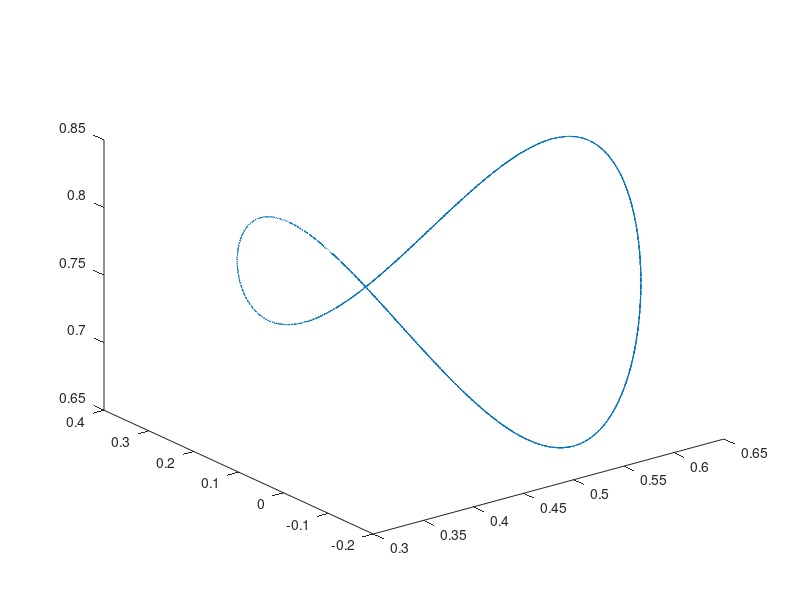

The MATLAB source for this figure: (Note: this script raises an error after producing the figure.)
function CF3b_Main_3D()



%% Initialization

clear
close all
home
rand('twister', sum(100*clock));

%% create a active sample motion with 3 active joints as initial input of optimization
home
% clear
clc
% envirment
g=9.81*1;
% parameters of robot
LL1=.20;
LL2=.56;
LL3=.51;
LL4=.20;
m_total=51;
mL1=1.1*LL1/(1.1*.4+1*LL2+.9*LL3+.8*LL4)*m_total;
mL2=1.0*LL2/(1.1*.4+1*LL2+.9*LL3+.8*LL4)*m_total;
mL3=0.9*LL3/(1.1*.4+1*LL2+.9*LL3+.8*LL4)*m_total;
mL4=0.8*LL4/(1.1*.4+1*LL2+.9*LL3+.8*LL4)*m_total;

% EF motion
A=.3;
 
% 3D Ellipose motion
f=0.5;
Tres=0.001;
Repeat=10;
time=0:Tres:Repeat/f;
Middle1=ceil((Repeat-2) *length(time)/Repeat);
Middle2=ceil((Repeat-1)*length(time)/Repeat);
xef= A/2*sin(2*pi*f*time)+.5;
yef= A*cos(2*pi*f*time)+.1;
zef=-A/4*cos(4*pi*f*time)+.75;

Dxef= (2*pi*f)*A/2*cos(2*pi*f*time);
Dyef=-(2*pi*f)*A*sin(2*pi*f*time);
Dzef= (4*pi*f)*A/4*sin(4*pi*f*time);

D2xef=-(2*pi*f)^2*A/2*sin(2*pi*f*time);
D2yef=-(2*pi*f)^2*A*cos(2*pi*f*time);
D2zef= (4*pi*f)^2*A/4*cos(2*pi*f*time);

q1=deg2rad(0);
q2=deg2rad(0);
q3=deg2rad(90);
q4=deg2rad(90);


plot3(xef,yef,zef)

pos=[xef;yef;zef];
Dpos=[Dxef;Dyef;Dzef];
D2pos=[D2xef;D2yef;D2zef];


% Joint Trajectories

for tt=1:length(time)-1
%     tt
    lPos=FK_RzRyRyRy_3D(q1(tt),q2(tt),q3(tt),q4(tt),LL1,LL2,LL3,LL4);

    cPos=pos(:,tt);
    dx=cPos-lPos;

    JJ=JACOBIAN_RzRyRyRy_3D(q1(tt),q2(tt),q3(tt),q4(tt),LL1,LL2,LL3,LL4);

    dq=JJ'*(JJ*JJ')^-1*dx;

    q1(tt+1)=q1(tt)+dq(1);
    q2(tt+1)=q2(tt)+dq(2);
    q3(tt+1)=q3(tt)+dq(3);
    q4(tt+1)=q4(tt)+dq(4);
    
end

for tt=1:length(time)-1
    rPosVal(:,tt)=FK_RzRyRyRy_3D(q1(tt),q2(tt),q3(tt),q4(tt),LL1,LL2,LL3,LL4);

end
    
% Required torque for desired path
q=[q1;q2;q3;q4];
Dq=differential(q,time,Tres);
D2q=differential(Dq,time,Tres);
torqueDesire=TorqueCalculator_4R_3D(D2q,Dq,q,g,mL1,mL2,mL3,mL4,LL1,LL2,LL3,LL4);
%%
% show    
% close all
figure('name','Path (3DoF)')
    plot3(xef(Middle1:Middle2),yef(Middle1:Middle2),zef(Middle1:Middle2),'linewidth',2.5,'linestyle','-','color','g')
    hold on 
    plot3(rPosVal(1,Middle1:Middle2),rPosVal(2,Middle1:Middle2),rPosVal(3,Middle1:Middle2),'linewidth',2,'linestyle','-.','color','b')
    legend('Desired','Static Path Planing')
    hold off
    axis equal

figure('name','Joint Trajectories')
    subplot(4,1,1)
    plot(time(Middle1:Middle2),q1(Middle1:Middle2))
    grid on
    subplot(4,1,2)
    plot(time(Middle1:Middle2),q2(Middle1:Middle2))
    grid on
    subplot(4,1,3)
    plot(time(Middle1:Middle2),q3(Middle1:Middle2))
    grid on
    subplot(4,1,4)
    plot(time(Middle1:Middle2),q4(Middle1:Middle2))
    grid on
    

figure('name','Desired Power vs Time')
%     subplot(3,1,1)
%     plot(time(Middle1:Middle2),torqueDesire(1,Middle1:Middle2).*Dq(1,Middle1:Middle2))
%     grid on
%     subplot(3,1,2)
%     plot(time(Middle1:Middle2),torqueDesire(2,Middle1:Middle2).*Dq(2,Middle1:Middle2))
%     grid on
%     subplot(3,1,3)
%     plot(time(Middle1:Middle2),torqueDesire(3,Middle1:Middle2).*Dq(3,Middle1:Middle2))
%     grid on
    plot(time(Middle1:Middle2),torqueDesire(:,Middle1:Middle2).*Dq(:,Middle1:Middle2),'linewidth',2)
    set(gca,'fontsize',12,'FontWeight','bold')
    legend('p_1','p_2','p_3','p_4')
    xlabel('time (s)','fontsize',14,'FontWeight','bold')
    ylabel('power','fontsize',14,'FontWeight','bold')
    grid on
    
    
figure('name','Desired Torque vs Time')
    plot(time(Middle1:Middle2),torqueDesire(:,Middle1:Middle2),'linewidth',2)
    set(gca,'fontsize',12,'FontWeight','bold')
    legend('u_1','u_2','u_3','u_4')
    xlabel('time (s)','fontsize',14,'FontWeight','bold')
    ylabel('u','fontsize',14,'FontWeight','bold')
    grid on
    


figure('name','Desired Torque vs Angle')
    subplot(1,4,1)
    plot(rad2deg(q1(Middle1:Middle2)),torqueDesire(1,Middle1:Middle2),...
        'Color',[0.87058824300766 0.490196079015732 0],'linewidth',2)
    title('Initial Required Torque-Angle Profile','FontSize',16);
    xlabel('q_1 (deg)','FontWeight','bold','FontSize',14,'FontName','mwa_cmb10');
    ylabel('u_1 (N.m)','FontWeight','bold','FontSize',14,'FontName','mwa_cmb10');
    set(gca,'YMinorGrid','on')
    grid on
    
    subplot(1,4,2)
    plot(rad2deg(InRangeShifter(q2(Middle1:Middle2))),torqueDesire(2,Middle1:Middle2),...
            'Color',[0.87058824300766 0.490196079015732 0],'linewidth',2)
    xlabel('q_2 (deg)','FontWeight','bold','FontSize',14,'FontName','mwa_cmb10');
    ylabel('u_2 (N.m)','FontWeight','bold','FontSize',14,'FontName','mwa_cmb10');
    set(gca,'YMinorGrid','on')
    grid on
    
    subplot(1,4,3)
    plot(( rad2deg(InRangeShifter(q3(Middle1:Middle2)))),torqueDesire(3,Middle1:Middle2),...
        'Color',[0.87058824300766 0.490196079015732 0],'linewidth',2)
    xlabel('q_3 (deg)','FontWeight','bold','FontSize',14,'FontName','mwa_cmb10');
    ylabel('u_3 (N.m)','FontWeight','bold','FontSize',14,'FontName','mwa_cmb10');
    set(gca,'YMinorGrid','on')
    grid on
    
    subplot(1,4,4)
    plot(( rad2deg(InRangeShifter(q4(Middle1:Middle2)))),torqueDesire(4,Middle1:Middle2),...
        'Color',[0.87058824300766 0.490196079015732 0],'linewidth',2)
    xlabel('q_3 (deg)','FontWeight','bold','FontSize',14,'FontName','mwa_cmb10');
    ylabel('u_3 (N.m)','FontWeight','bold','FontSize',14,'FontName','mwa_cmb10');
    set(gca,'YMinorGrid','on')
    grid on
    
Y=[q1(Middle1:end)',q2(Middle1:end)',q3(Middle1:end)' , q4(Middle1:end)' ];
AnimBot4DOF_4R_3D(time(Middle1:end),Y,LL1,LL2,LL3,LL4);

IntAbsUdqDesire=sum(sum(abs(torqueDesire(:,Middle1:Middle2).*Dq(:,Middle1:Middle2)),2))*Tres
IntAbsUdqDesire=sum(sum((torqueDesire(:,Middle1:Middle2).*torqueDesire(:,Middle1:Middle2)),2))*Tres

%%  Generate Initial value for Optimization
% close all

tic
% DoF system
nn=4; % number of joints
% DoF of Optimization 
rQ=20; % Degree of joint trajectory
rM=4; % Degree of passive torque
rB=2;
% WeightMatrix
Weight=[1 3 2 1]';
Weight=Weight*1;
SampleRate=100;

% Landa for [DQ  D2q ]
Landa=[1e-2 1e-2 1e-2 1e-2]*20;   % [landa_1* Beta'*Beta    Landa_2*(D2Q*Beta)'*(D2Q*Beta)
                           %  landa_3* Theta'*Theta  Landa_4*(D2Qhat*Theta)'*(D2Qhat*Theta) ]          
%  Landa=[1e-6 1e-7 1e-6 1e-7]*1; % for linear


Time=time(Middle1:Middle2)-time(Middle1);
Q1=q1(Middle1:Middle2);
Q2=q2(Middle1:Middle2);
Q3=q3(Middle1:Middle2);
Q4=q4(Middle1:Middle2);
 
QJ=[Q1;Q2;Q3;Q4];

Qhat1=zeros(size(Q1));
Qhat2=Q2+Q3;
Qhat3=Q3+Q4;
QhatJ=[Qhat1;Qhat2;Qhat3];

XEF=xef(Middle1:Middle2);
YEF=yef(Middle1:Middle2);
ZEF=zef(Middle1:Middle2);
DXEF=Dxef(Middle1:Middle2);
DYEF=Dyef(Middle1:Middle2);
DZEF=Dzef(Middle1:Middle2);
D2XEF=D2xef(Middle1:Middle2);
D2YEF=D2yef(Middle1:Middle2);
D2ZEF=D2zef(Middle1:Middle2);
TorqueDesQ1=torqueDesire(1,Middle1:Middle2);
TorqueDesQ2=torqueDesire(2,Middle1:Middle2);
TorqueDesQ3=torqueDesire(3,Middle1:Middle2);
TorqueDesQ4=torqueDesire(4,Middle1:Middle2);
TorqueDesire=[TorqueDesQ1;TorqueDesQ2;TorqueDesQ3;TorqueDesQ4];


[Alpha_Q1,BezireCoef_q1]= BezierCoeffinet(Time,Q1,rQ);
[Alpha_Q2,BezireCoef_q2]= BezierCoeffinet(Time,Q2,rQ);
[Alpha_Q3,BezireCoef_q3]= BezierCoeffinet(Time,Q3,rQ);
[Alpha_Q4,BezireCoef_q4]= BezierCoeffinet(Time,Q4,rQ);

Q1val=polyval(Alpha_Q1,Time);
Q2val=polyval(Alpha_Q2,Time);
Q3val=polyval(Alpha_Q3,Time);
Q4val=polyval(Alpha_Q4,Time);
QVal=[Q1val;Q2val;Q3val;Q4val];


RPosVal=FK_RzRyRyRy_3D(Q1val,Q2val,Q3val,Q4val,LL1,LL2,LL3,LL4);

    
[BetaOptimal,ThetaOptimal,CostActuation,CostD2Q,CostParaReg,TorqueMonoOptimal,TorqueBicepsOptimal]= ...
            OptimalParam_4R_3D(QJ,QhatJ,TorqueDesire,nn,rM,rB,Landa,Weight,SampleRate);

CostRequired=0;
 for i=1:nn
    CostRequired=CostRequired + ...
          Weight(i)*( 1/2*(TorqueDesire(i,:)')'*TorqueDesire(i,:)');
 end
CostRequired*Tres;
           
        
Cost=(CostActuation+ Landa(1:2:4)*CostParaReg+Landa(2:2:4)*CostD2Q)*Tres;
ActCost=(CostActuation)*Tres;


TorqueActive=TorqueDesire-TorqueMonoOptimal-[TorqueBicepsOptimal;zeros(size(Q1))]-[zeros(size(Q1));TorqueBicepsOptimal];
WorkActuator    =sum(sum(abs(TorqueActive.*Dq(:,Middle1:Middle2)),2))*Tres;
WorkDesire      =sum(sum(abs(TorqueDesire.*Dq(:,Middle1:Middle2)),2))*Tres;
Title=sprintf('%11s  %14s  %15s %15s'  ,   'Cost','Act. Cost','Req. Work','Act. Work');
Result=sprintf('% 11.2f  % 11.2f  % 15.2f % 15.2f'  ,   Cost,ActCost,WorkDesire,WorkActuator);
disp('-------------------------------------------------------')
disp(Title)
disp(Result)


figure('name','Path (3DoF)')
    plot3(XEF,YEF,ZEF,'linewidth',2.5,'linestyle','-','color','g')
    hold on 
    plot3(RPosVal(1,:),RPosVal(2,:),RPosVal(3,:),'linewidth',2,'linestyle','-.','color','b')
    legend('Desired','Static Path Planing')
    hold off
    axis equal

figure('name','Passive Torques')
    subplot(4,3,1)
    plot(Q1,TorqueDesQ1,'linewidth',2,'linestyle','-','color','b')
    hold on
    plot(Q1,TorqueMonoOptimal(1,:),'linewidth',2,'linestyle','-.','color','r')
    hold off
    grid on
    xlabel('q_1')
    ylabel('u_r_1')
%     legend('Desired Torque','PassiveTorque')
    subplot(4,3,2)
    plot(Q1,TorqueActive(1,:),'linewidth',2)
    grid on
    xlabel('q_1')
    ylabel('u_a_1')
    title('Active Torque')
    
    subplot(4,3,4)
    plot(Q2,TorqueDesQ2-TorqueBicepsOptimal(1,:)-TorqueBicepsOptimal(2,:),'linewidth',2,'linestyle','-','color','b')
    hold on
    plot(Q2,TorqueMonoOptimal(2,:),'linewidth',2,'linestyle','-.','color','r')
    hold off
    grid on
    xlabel('q_2')
    ylabel('u_r_2-u_b_2')
%     legend('Desired Torque','PassiveTorque')
    subplot(4,3,5)
    plot(Q2,TorqueActive(2,:),'linewidth',2)
    grid on
    xlabel('q_2')
    ylabel('u_a_2')
    title('Active Torque')
    
    subplot(4,3,7)
    plot(Q3,TorqueDesQ3-TorqueBicepsOptimal(2,:)-TorqueBicepsOptimal(3,:),'linewidth',2,'linestyle','-','color','b')
    hold on
    plot(Q3,TorqueMonoOptimal(3,:),'linewidth',2,'linestyle','-.','color','r')
    hold off
    grid on
    xlabel('q_3')
    ylabel('u_r_3-u_b_2-u_b_3')
%     legend('Desired Torque','PassiveTorque')
    subplot(4,3,8)
    plot(Q3,TorqueActive(3,:),'linewidth',2)
    grid on
    xlabel('q_3')
    ylabel('u_a_3')
    title('Active Torque')
    
    subplot(4,3,10)
    plot(Q4,TorqueDesQ4-TorqueBicepsOptimal(3,:),'linewidth',2,'linestyle','-','color','b')
    hold on
    plot(Q4,TorqueMonoOptimal(4,:),'linewidth',2,'linestyle','-.','color','r')
    hold off
    grid on
    xlabel('q_4')
    ylabel('u_r_4-u_b_3')
%     legend('Desired Torque','PassiveTorque')
    subplot(4,3,11)
    plot(Q4,TorqueActive(4,:),'linewidth',2)
    grid on
    xlabel('q_4')
    ylabel('u_a_4')
    title('Active Torque')
    
    subplot(4,3,6)
    plot(Qhat2,TorqueDesQ2+TorqueDesQ3-TorqueMonoOptimal(2,:)-TorqueMonoOptimal(3,:)-TorqueBicepsOptimal(3,:),'linewidth',2,'linestyle','-','color','b')
    hold on
    plot(Qhat2,2*TorqueBicepsOptimal(2,:),'linewidth',2,'linestyle','-.','color','r')
    hold off
    grid on
    xlabel('q_2+q_3')
    ylabel('u_r_2+u_r_3-u_m_2-u_m_3-u_b_3')
%     legend('Desired Torque','PassiveTorque')

    subplot(4,3,12)
    plot(Qhat3,TorqueDesQ3+TorqueDesQ4-TorqueMonoOptimal(3,:)-TorqueMonoOptimal(4,:)-TorqueBicepsOptimal(2,:),'linewidth',2,'linestyle','-','color','b')
    hold on
    plot(Qhat3,2*TorqueBicepsOptimal(3,:),'linewidth',2,'linestyle','-.','color','r')
    hold off
    grid on
    xlabel('q_3+q_4')
    ylabel('u_r_3+u_r_4-u_m_3-u_m_4-u_b_2')

    
figure('name','Compare Torques')
    subplot(4,1,1)
    plot(Q1,TorqueDesQ1,'linewidth',2,'linestyle','-','color','b')
    xlabel('q_1')
    ylabel('u_1')
    hold on
    plot(Q1,TorqueActive(1,:),'linewidth',2,'linestyle','-','color','r')
    hold off
    grid on
    subplot(4,1,2)
    plot(Q2,TorqueDesQ2,'linewidth',2,'linestyle','-','color','b')
    xlabel('q_2')
    ylabel('u_2')
    hold on
    plot(Q2,TorqueActive(2,:),'linewidth',2,'linestyle','-','color','r')
    hold off
    grid on
    subplot(4,1,3)
    plot(Q3,TorqueDesQ3,'linewidth',2,'linestyle','-','color','b')
    xlabel('q_3')
    ylabel('u_3')
    hold on
    plot(Q3,TorqueActive(3,:),'linewidth',2,'linestyle','-','color','r')
    hold off
    grid on
    subplot(4,1,4)
    plot(Q4,TorqueDesQ4,'linewidth',2,'linestyle','-','color','b')
    xlabel('q_4')
    ylabel('u_4')
    hold on
    plot(Q4,TorqueActive(4,:),'linewidth',2,'linestyle','-','color','r')
    hold off
    grid on
    
    

    
figure('name','Time Torques')
    subplot(4,1,1)
    plot(Time,TorqueDesQ1,'linewidth',2,'linestyle','-','color','b')
    hold on
    plot(Time,TorqueMonoOptimal(1,:),'linewidth',2,'linestyle','-.','color','g')
    plot(Time,TorqueActive(1,:),'linewidth',2,'linestyle','-','color','r')
    hold off
    grid on
    set(gca,'FontWeight','bold','FontSize',12,'FontName','mwa_cmb10');
    ylabel('u_1 (N.m)','FontWeight','bold','FontSize',14,'FontName','mwa_cmb10');
    Llg=legend('u_r_1','u_m_1','u_a_1');
    set(Llg,'orientation','horizontal')
    xlim([Time(1) Time(end)])
    subplot(4,1,2)
    plot(Time,TorqueDesQ2,'linewidth',2,'linestyle','-','color','b')
    hold on
    plot(Time,TorqueMonoOptimal(2,:),'linewidth',2,'linestyle','-.','color','g')
    plot(Time,TorqueBicepsOptimal(2,:),'linewidth',2,'linestyle','-.','Color',[0.75 0 0.75])
    plot(Time,TorqueActive(2,:),'linewidth',2,'linestyle','-','color','r')
    hold off
    grid on
    set(gca,'FontWeight','bold','FontSize',12,'FontName','mwa_cmb10');
    ylabel('u_3 (N.m)','FontWeight','bold','FontSize',14,'FontName','mwa_cmb10');
    Llg=legend('u_r_2','u_m_2','u_b_2','u_a_2');
    set(Llg,'orientation','horizontal')
    xlim([Time(1) Time(end)])
    subplot(4,1,3)
    plot(Time,TorqueDesQ3,'linewidth',2,'linestyle','-','color','b')
    hold on
    plot(Time,TorqueMonoOptimal(3,:),'linewidth',2,'linestyle','-.','color','g')
    plot(Time,TorqueBicepsOptimal(2,:),'linewidth',2,'linestyle','-.','Color',[0.75 0 0.75])
    plot(Time,TorqueBicepsOptimal(3,:),'linewidth',2,'linestyle','-.','Color',[0.75 .75 0.75])
    plot(Time,TorqueActive(3,:),'linewidth',2,'linestyle','-','color','r')
    hold off
    grid on
    set(gca,'FontWeight','bold','FontSize',12,'FontName','mwa_cmb10');
    ylabel('u_3 (N.m)','FontWeight','bold','FontSize',14,'FontName','mwa_cmb10');
    Llg=legend('u_r_3','u_m_3','u_b_2','u_b_3','u_a_3');
    set(Llg,'orientation','horizontal')
    xlim([Time(1) Time(end)])
    subplot(4,1,4)
    plot(Time,TorqueDesQ4,'linewidth',2,'linestyle','-','color','b')
    hold on
    plot(Time,TorqueMonoOptimal(4,:),'linewidth',2,'linestyle','-.','color','g')
    plot(Time,TorqueBicepsOptimal(3,:),'linewidth',2,'linestyle','-.','Color',[0.75 .75 0.75])
    plot(Time,TorqueActive(4,:),'linewidth',2,'linestyle','-','color','r')
    hold off
    grid on
    set(gca,'FontWeight','bold','FontSize',12,'FontName','mwa_cmb10');
    ylabel('u_4 (N.m)','FontWeight','bold','FontSize',14,'FontName','mwa_cmb10');
    Llg=legend('u_r_4','u_m_4','u_b_3','u_a_4');
    set(Llg,'orientation','horizontal')
    xlim([Time(1) Time(end)])
    
%  toc
 
 

%% Optimization

Degree=[nn rQ rM rB];
Initial=[Alpha_Q1 Alpha_Q2 Alpha_Q3 Alpha_Q4];

QLimit=deg2rad([-300,300;-300,300;-300,300;-300,300]);
DQLimit=deg2rad([-180,180;-180,180;-180,180;-180,180]);
% % 
%  Initial2=Initial;
%  Initial=x;

% WeightMatrix
% Weight=[ 10 1 1]';

% dynamic parameters
tic
MaxFunEvals_Data=5000*(rQ);
MaxIter_Data=1000;
TolFun_Data=1e-9;
TolX_Data=1e-9;
TolCon_Data=1e-7;
Algorithm='sqp';
Algorithm='interior-point';
Rand=5000*1e-6;
NewInit=Initial+Rand*(randn(1,4*(rQ+length(rQ))));

CostFun   = @(Alpha)CF3b_TorqueCost_4R_3D(Alpha,Time,Degree,Tres,Weight,Landa,SampleRate,g,mL1,mL2,mL3,mL4,LL1,LL2,LL3,LL4);
% NonConstr = @(Alpha)CF3b_NonLinearConstraint(Alpha,Time,Tres,Degree,L,XEF,YEF,g,mL1,mL2,mL3,LL1,LL2,LL3);
NonConstr = @(Alpha)CF3b_NonLinearConstraint_WithJointLimit_4R_3D(Alpha,Time,Tres,Degree,XEF,YEF,ZEF,g,mL1,mL2,mL3,mL4,LL1,LL2,LL3,LL4,QLimit,DQLimit,SampleRate);


[x,fval,exitflag,output,lambda,grad,hessian] = ...
    Op_FmisCon_SQP(CostFun,NonConstr,NewInit,MaxFunEvals_Data,MaxIter_Data,TolFun_Data,TolX_Data,TolCon_Data,Algorithm);




%% ShowTime
Degree=[nn rQ rM rB];

[TorqueDesire_X0,TorqueActive_X0,TorqueMonoOptimal_X0,TorqueBicepsOptimal_X0,Q_X0,D1Q_X0,D2Q_X0,BetaOptimal_X0,ThetaOptimal_X0,IntU2_X0,IntUdq_X0,IntAbsUdq_X0,IntAbsUdqDesire_X0,CostSlopeD1Q_X0,CostSlopeD2Q_X0,CostParam_X0,RMSError_X0]=...    
                        ShowTime_4R_3D(Initial,Time,Tres,Degree,Weight,Landa,SampleRate,[],[],[],XEF,YEF,ZEF,mL1,mL2,mL3,mL4,LL1,LL2,LL3,LL4,g,[],'Show','2Cycle','CostCc','Initial');
[TorqueDesire_Opt,TorqueActive_Opt,TorqueMonoOptimal_Opt,TorqueBicepsOptimal_Opt,Q_Opt,D1Q_Opt,D2Q_Opt,BetaOptimal_Opt,ThetaOptimal_Opt,IntU2_Opt,IntUdq_Opt,IntAbsUdq_Opt,IntAbsUdqDesire_Opt,CostSlopeD1Q_Opt,CostSlopeD2Q_Opt,CostParam_Opt,RMSError_Opt]=...
                       ShowTime_4R_3D(Initial      ,Time,Tres,Degree,Weight,Landa,SampleRate,[],[],[],XEF,YEF,ZEF,mL1,mL2,mL3,mL4,LL1,LL2,LL3,LL4,g,[],'DntShow','2Cycle','CostCc','Optimized');
                    

                    
%%
TotalCost_X0  = (IntU2_X0    + Landa(1:2:3)*CostParam_X0 + Landa(2:2:4)*CostSlopeD2Q_X0 )*Tres;
TotalCost_Opt = (IntU2_Opt   + Landa(1:2:3)*CostParam_Opt+ Landa(2:2:4)*CostSlopeD2Q_Opt)*Tres;

IntAbsUdqDesire_X0=sum(sum(abs(TorqueDesire_X0.*D1Q_X0),2))*Tres;
IntAbsUdqDesire_Opt=sum(sum(abs(TorqueDesire_Opt.*D1Q_Opt),2))*Tres;
IntAbsUdqActive_X0=sum(sum(abs(TorqueActive_X0.*D1Q_X0),2))*Tres;
IntAbsUdqActive_Opt=sum(sum(abs(TorqueActive_Opt.*D1Q_Opt),2))*Tres;

DegreeStr=sprintf('\n   rQ:%3d\n   rM:%3d\n   rB:%3d\n   Cost Type:  %s\n   Requlation Type:  %s\n ',rQ,rM,rB, 'Cast Cc','D2Q');
Title=sprintf('%22s  % 11s %11s % 8s % 12s % 15s % 15s'  ,   'IntU2','C.S.(D2)','ParamReg','Total','RMS Err','Req. Work','Actuator Work');
Result_X0 =sprintf('%-11s %11.2e %11.2e %11.2e % 10.2e % 10.2e % 15.2e % 14.2e  ',   'Initial:',  IntU2_X0*Tres, sum(CostSlopeD2Q_X0)*Tres , sum(CostParam_X0)*Tres   , TotalCost_X0 , RMSError_X0, sum(IntAbsUdqDesire_X0), IntAbsUdqActive_X0);
Result_Opt=sprintf('%-11s %11.2e %11.2e %11.2e % 10.2e % 10.2e % 15.2e % 14.2e\n',   'Optimized:',IntU2_Opt*Tres,sum(CostSlopeD2Q_Opt)*Tres, sum(CostParam_Opt)*Tres  , TotalCost_Opt, RMSError_Opt,sum(IntAbsUdqDesire_Opt),IntAbsUdqActive_Opt);
% display(output.message)
disp(DegreeStr)
disp(Title)
disp(Result_X0)
disp(Result_Opt)

TorqueActive=TorqueDesire-TorqueMonoOptimal-[TorqueBicepsOptimal;zeros(size(Q1))]-[zeros(size(Q1));TorqueBicepsOptimal];
IntAbsUdqActive=sum(sum(abs(TorqueActive.*Dq(:,Middle1:Middle2)),2))*Tres;
IntAbsUdqDesire=sum(sum(abs(TorqueDesire.*Dq(:,Middle1:Middle2)),2))*Tres;
IntAbsUdqActive=sum(sum(abs(TorqueActive.*Dq(:,Middle1:Middle2)),2))*Tres;
IntAbsUdqDesire=sum(sum(abs(TorqueDesire.*Dq(:,Middle1:Middle2)),2))*Tres;
% % RmsErrorX0=sqrt(sum(sum((rPosVal(:,Middle1:Middle2)-pos(:,Middle-1:end-1)).^2)*Tres/(time(end)-time(Middle))));
% % MaxErrorX0=max(sqrt(sum((rPosVal(:,Middle1:Middle2)-pos(:,Middle-1:end-1)).^2)));
% disp([RmsErrorX0 MaxErrorX0 ]*100)
disp([IntAbsUdqActive IntAbsUdqDesire ])

% toc


%% Analysis of Robustness

% % Ellipose motion
xefr=A*cos(2*pi*f*time)+0;
yefr=A/2*sin(2*pi*f*time)+1.5;
Dxefr=-(2*pi*f)*A*sin(2*pi*f*time);
Dyefr= (2*pi*f)*A/2*cos(2*pi*f*time);
D2xefr=-(2*pi*f)^2*A*cos(2*pi*f*time);
D2yefr=-(2*pi*f)^2*A/2*sin(2*pi*f*time);
q1r=deg2rad(-60);
q2r=deg2rad(48.031);
q3r=deg2rad(-48.031);

posr=[xefr;yefr];
Dposr=[Dxefr;Dyefr];
D2posr=[D2xefr;D2yefr];


% Joint Trajectories
for tt=1:length(time)-1
    lPosr=L*[cos(q1r(tt))+cos(q1r(tt)+q2r(tt))+cos(q1r(tt)+q2r(tt)+q3r(tt));
            sin(q1r(tt))+sin(q1r(tt)+q2r(tt))+sin(q1r(tt)+q2r(tt)+q3r(tt))];

    cPos=posr(:,tt);
    dx=cPosr-lPosr;

    JJ=L*[-sin(q1r(tt))-sin(q1r(tt)+q2r(tt))-sin(q1r(tt)+q2r(tt)+q3r(tt)), -sin(q1r(tt)+q2r(tt))-sin(q1r(tt)+q2r(tt)+q3r(tt)), -sin(q1r(tt)+q2r(tt)+q3r(tt));
           cos(q1r(tt))+cos(q1r(tt)+q2r(tt))+cos(q1r(tt)+q2r(tt)+q3r(tt)),  cos(q1r(tt)+q2r(tt))+cos(q1r(tt)+q2r(tt)+q3r(tt)),  cos(q1r(tt)+q2r(tt)+q3r(tt))]; 

    dq=JJ'*(JJ*JJ')^-1*dx;
    q1r(tt+1)=q1r(tt)+dq(1);
    q2r(tt+1)=q2r(tt)+dq(2);
    q3r(tt+1)=q3r(tt)+dq(3);
end

rPosValr=L*[cos(q1r)+cos(q1r+q2r)+cos(q1r+q2r+q3r);
            sin(q1r)+sin(q1r+q2r)+sin(q1r+q2r+q3r)];

    
% Required torque for desired path
q=[q1;q2;q3];exit
Dq=differential(q,time,Tres);
D2q=differential(Dq,time,Tres);
torqueDesire=TorqueCalculator3(D2q,Dq,q,g,m,m,m,L,L,L);
%% ?????
% show    
% close all
figure('name','Path (3DoF)')
    plot(xef(Middle1:Middle2),yef(Middle1:Middle2),'linewidth',2.5,'linestyle','-','color','g')
    hold on 
    plot(rPosVal(1,Middle1:Middle2),rPosVal(2,Middle1:Middle2),'linewidth',2,'linestyle','-.','color','b')
    legend('Desired','Static Path Planing')
    hold off
    axis equal

figure('name','Joint Trajectories')
    subplot(3,1,1)
    plot(time(Middle1:Middle2),q1(Middle1:Middle2))
    grid on
    subplot(3,1,2)
    plot(time(Middle1:Middle2),q2(Middle1:Middle2))
    grid on
    subplot(3,1,3)
    plot(time(Middle1:Middle2),q3(Middle1:Middle2))
    grid on
    

figure('name','Desired Power vs Time')
%     subplot(3,1,1)
%     plot(time(Middle1:Middle2),torqueDesire(1,Middle1:Middle2).*Dq(1,Middle1:Middle2))
%     grid on
%     subplot(3,1,2)
%     plot(time(Middle1:Middle2),torqueDesire(2,Middle1:Middle2).*Dq(2,Middle1:Middle2))
%     grid on
%     subplot(3,1,3)
%     plot(time(Middle1:Middle2),torqueDesire(3,Middle1:Middle2).*Dq(3,Middle1:Middle2))
%     grid on
    plot(time(Middle1:Middle2),torqueDesire(:,Middle1:Middle2).*Dq(:,Middle1:Middle2),'linewidth',2)
    set(gca,'fontsize',12,'FontWeight','bold')
    legend('u_1','u_2','u_3')
    xlabel('time (s)','fontsize',14,'FontWeight','bold')
    ylabel('u','fontsize',14,'FontWeight','bold')
    grid on
    
    
figure('name','Desired Torque vs Time')
    plot(time(Middle1:Middle2),torqueDesire(:,Middle1:Middle2))
    legend('u_1','u_2','u_3')
    xlabel('time (s)')
    ylabel('u')
    grid on
    


figure('name','Desired Torque vs Angle')
    subplot(1,3,1)
    plot(rad2deg(q1(Middle1:Middle2)),torqueDesire(1,Middle1:Middle2),...
        'Color',[0.87058824300766 0.490196079015732 0],'linewidth',2)
    title('Initial Required Torque-Angle Profile','FontSize',16);
    xlabel('q_1 (deg)','FontWeight','bold','FontSize',14,'FontName','mwa_cmb10');
    ylabel('u_1 (N.m)','FontWeight','bold','FontSize',14,'FontName','mwa_cmb10');
    set(gca,'YMinorGrid','on')
    grid on
    
    subplot(1,3,2)
    plot(rad2deg(InRangeShifter(q2(Middle1:Middle2))),torqueDesire(2,Middle1:Middle2),...
            'Color',[0.87058824300766 0.490196079015732 0],'linewidth',2)
    xlabel('q_2 (deg)','FontWeight','bold','FontSize',14,'FontName','mwa_cmb10');
    ylabel('u_2 (N.m)','FontWeight','bold','FontSize',14,'FontName','mwa_cmb10');
    set(gca,'YMinorGrid','on')
    grid on
    
    subplot(1,3,3)
    plot(( rad2deg(InRangeShifter(q3(Middle1:Middle2)))),torqueDesire(3,Middle1:Middle2),...
        'Color',[0.87058824300766 0.490196079015732 0],'linewidth',2)
    xlabel('q_3 (deg)','FontWeight','bold','FontSize',14,'FontName','mwa_cmb10');
    ylabel('u_3 (N.m)','FontWeight','bold','FontSize',14,'FontName','mwa_cmb10');
    set(gca,'YMinorGrid','on')
    grid on
    
    
Y=[q1(1:end)',q2(1:end)',q3(1:end)'];
% AnimBot3DOF(time(1:end),Y,L);

IntAbsUdqDesire_Opt=sum(sum(abs(torqueDesire(:,Middle1:Middle2).*Dq(:,Middle1:Middle2)),2))*Tres

%%  Generate Initial value for Optimization ????
% close all

tic
% DoF system
nn=3; % number of joints
% DoF of Optimization 
rQ=8; % Degree of joint trajectory
rM=4; % Degree of passive torque
rB=0;
% WeightMatrix
Weight=[3 2 1]';
Weight=Weight*1;
Sat=[1,1,1];
SampleRate=10;

% Landa for [DQ  D2q ]
SeletcStr={'DQ','D2Q'};
SelectLanda=[0 1];
% Landa=[.1 1e-7 .1 1e-7];   % [landa_1* Beta'*Beta    Landa_2*(D2Q*Beta)'*(D2Q*Beta)
                           %  landa_3* Theta'*Theta  Landa_4*(D2Qhat*Theta)'*(D2Qhat*Theta) ]          
 Landa=[1e-6 1e-7 1e-6 1e-7]*1; % for linear
%% ????

Time=time(Middle1:Middle2)-time(Middle1);
Q1=q1(Middle1:Middle2);
Q2=q2(Middle1:Middle2);
Q3=q3(Middle1:Middle2);
QJ=[Q1;Q2;Q3];

Qhat1=Q1+Q2;
Qhat2=Q2+Q3;
QhatJ=[Qhat1;Qhat2];

% Q_CF1_U2=load('temp2','Q_Opt');
% Q1=Q_Opt(1,:);
% Q2=Q_Opt(2,:);
% Q3=Q_Opt(3,:);
XEF=xef(Middle1:Middle2);
YEF=yef(Middle1:Middle2);
DXEF=Dxef(Middle1:Middle2);
DYEF=Dyef(Middle1:Middle2);
D2XEF=D2xef(Middle1:Middle2);
D2YEF=D2yef(Middle1:Middle2);
TorqueDesQ1=torqueDesire(1,Middle1:Middle2);
TorqueDesQ2=torqueDesire(2,Middle1:Middle2);
TorqueDesQ3=torqueDesire(3,Middle1:Middle2);
TorqueDesire=[TorqueDesQ1;TorqueDesQ2;TorqueDesQ3];


[Alpha_Q1,BezireCoef_q1]= BezierCoeffinet(Time,Q1,rQ);
[Alpha_Q2,BezireCoef_q2]= BezierCoeffinet(Time,Q2,rQ);
[Alpha_Q3,BezireCoef_q3]= BezierCoeffinet(Time,Q3,rQ);

Q1val=polyval(Alpha_Q1,Time);
Q2val=polyval(Alpha_Q2,Time);
Q3val=polyval(Alpha_Q3,Time);
QVal=[Q1val;Q2val;Q3val];


RPosVal=L*[cos(Q1val)+cos(Q1val+Q2val)+cos(Q1val+Q2val+Q3val);
        sin(Q1val)+sin(Q1val+Q2val)+sin(Q1val+Q2val+Q3val)];

    
[BetaOptimal,ThetaOptimal,CostActuation,CostD2Q,CostParaReg,TorqueMonoOptimal,TorqueBicepsOptimal]= ...
            OptimalParam(QJ,QhatJ,TorqueDesire,nn,rM,rB,Landa,Weight,SampleRate);

CostRequired=0;
 for i=1:nn
    CostRequired=CostRequired + ...
          Weight(i)*( 1/2*(TorqueDesire(i,:)')'*TorqueDesire(i,:)');
 end
CostRequired*Tres;
           
        
Cost=(CostActuation+ Landa(1:2:4)*CostParaReg+Landa(2:2:4)*CostD2Q)*Tres;
ActCost=(CostActuation)*Tres;
% Y=[Q1(1:end)',Q2(1:end)',Q3(1:end)'];
% AnimBot3DOF(Time,Y,L);


TorqueActive=TorqueDesire-TorqueMonoOptimal-[TorqueBicepsOptimal;zeros(size(Q1))]-[zeros(size(Q1));TorqueBicepsOptimal];
WorkActuator    =sum(sum(abs(TorqueActive.*Dq(:,Middle1:Middle2)),2))*Tres;
WorkDesire      =sum(sum(abs(TorqueDesire.*Dq(:,Middle1:Middle2)),2))*Tres;
Title=sprintf('%11s  %14s  %15s %15s'  ,   'Cost','Act. Cost','Req. Work','Act. Work');
Result=sprintf('% 11.2f  % 11.2f  % 15.2f % 15.2f'  ,   Cost,ActCost,WorkDesire,WorkActuator);
disp('-------------------------------------------------------')
disp(Title)
disp(Result)


figure('name','Path (3DoF)')
    plot(XEF,YEF,'linewidth',2.5,'linestyle','-','color','g')
    hold on 
    plot(RPosVal(1,:),RPosVal(2,:),'linewidth',2,'linestyle','-.','color','b')
    legend('Desired','Static Path Planing')
    hold off
    axis equal

figure('name','Passive Torques')
    subplot(3,3,1)
    plot(Q1,TorqueDesQ1-TorqueBicepsOptimal(1,:),'linewidth',2,'linestyle','-','color','b')
    hold on
    plot(Q1,TorqueMonoOptimal(1,:),'linewidth',2,'linestyle','-.','color','r')
    hold off
    grid on
    xlabel('q_1')
    ylabel('u_r_1-u_b_1')
%     legend('Desired Torque','PassiveTorque')
    subplot(3,3,2)
    plot(Q1,TorqueActive(1,:),'linewidth',2)
    grid on
    xlabel('q_1')
    ylabel('u_a_1')
    title('Active Torque')
    
    subplot(3,3,4)
    plot(Q2,TorqueDesQ2-TorqueBicepsOptimal(1,:)-TorqueBicepsOptimal(2,:),'linewidth',2,'linestyle','-','color','b')
    hold on
    plot(Q2,TorqueMonoOptimal(2,:),'linewidth',2,'linestyle','-.','color','r')
    hold off
    grid on
    xlabel('q_2')
    ylabel('u_r_2-u_b_1-u_b_2')
%     legend('Desired Torque','PassiveTorque')
    subplot(3,3,5)
    plot(Q2,TorqueActive(2,:),'linewidth',2)
    grid on
    xlabel('q_2')
    ylabel('u_a_2')
    title('Active Torque')
    
    subplot(3,3,7)
    plot(Q3,TorqueDesQ3-TorqueBicepsOptimal(2,:),'linewidth',2,'linestyle','-','color','b')
    hold on
    plot(Q3,TorqueMonoOptimal(3,:),'linewidth',2,'linestyle','-.','color','r')
    hold off
    grid on
    xlabel('q_3')
    ylabel('u_r_3-u_b_2')
%     legend('Desired Torque','PassiveTorque')
    subplot(3,3,8)
    plot(Q3,TorqueActive(3,:),'linewidth',2)
    grid on
    xlabel('q_3')
    ylabel('u_a_3')
    title('Active Torque')
    
    subplot(3,3,3)
    plot(Qhat1,TorqueDesQ1+TorqueDesQ2-TorqueMonoOptimal(1,:)-TorqueMonoOptimal(2,:)-TorqueBicepsOptimal(2,:),'linewidth',2,'linestyle','-','color','b')
    hold on
    plot(Qhat1,2*TorqueBicepsOptimal(1,:),'linewidth',2,'linestyle','-.','color','r')
    hold off
    grid on
    xlabel('q_1+q_2')
    ylabel('u_r_1+u_r_2-u_m_1-u_m_2-u_b_2')
%     legend('Desired Torque','PassiveTorque')

    subplot(3,3,6)
    plot(Qhat2,TorqueDesQ2+TorqueDesQ3-TorqueMonoOptimal(2,:)-TorqueMonoOptimal(3,:)-TorqueBicepsOptimal(1,:),'linewidth',2,'linestyle','-','color','b')
    hold on
    plot(Qhat2,2*TorqueBicepsOptimal(2,:),'linewidth',2,'linestyle','-.','color','r')
    hold off
    grid on
    xlabel('q_2+q_3')
    ylabel('u_r_2+u_r_3-u_m_2-u_m_3-u_b_1')

    
figure('name','Compare Torques')
    subplot(3,1,1)
    plot(Q1,TorqueDesQ1,'linewidth',2,'linestyle','-','color','b')
    xlabel('q_1')
    ylabel('u_1')
    hold on
    plot(Q1,TorqueActive(1,:),'linewidth',2,'linestyle','-','color','r')
    hold off
    grid on
    subplot(3,1,2)
    plot(Q2,TorqueDesQ2,'linewidth',2,'linestyle','-','color','b')
    xlabel('q_2')
    ylabel('u_2')
    hold on
    plot(Q2,TorqueActive(2,:),'linewidth',2,'linestyle','-','color','r')
    hold off
    grid on
    subplot(3,1,3)
    plot(Q3,TorqueDesQ3,'linewidth',2,'linestyle','-','color','b')
    xlabel('q_3')
    ylabel('u_3')
    hold on
    plot(Q3,TorqueActive(3,:),'linewidth',2,'linestyle','-','color','r')
    hold off
    grid on
    
    

    
figure('name','Time Torques')
    subplot(3,1,1)
    plot(Time,TorqueDesQ1,'linewidth',2,'linestyle','-','color','b')
    hold on
    plot(Time,TorqueMonoOptimal(1,:),'linewidth',2,'linestyle','-.','color','g')
    plot(Time,TorqueBicepsOptimal(1,:),'linewidth',2,'linestyle','-.','Color',[0.75 0 0.75])
    plot(Time,TorqueActive(1,:),'linewidth',2,'linestyle','-','color','r')
    hold off
    grid on
    set(gca,'FontWeight','bold','FontSize',12,'FontName','mwa_cmb10');
    ylabel('u_1 (N.m)','FontWeight','bold','FontSize',14,'FontName','mwa_cmb10');
    Llg=legend('u_r_1','u_m_1','u_b_1','u_a_1');
    set(Llg,'orientation','horizontal')
    xlim([Time(1) Time(end)])
    subplot(3,1,2)
    plot(Time,TorqueDesQ2,'linewidth',2,'linestyle','-','color','b')
    hold on
    plot(Time,TorqueMonoOptimal(2,:),'linewidth',2,'linestyle','-.','color','g')
    plot(Time,TorqueBicepsOptimal(1,:),'linewidth',2,'linestyle','-.','Color',[0.75 0 0.75])
    plot(Time,TorqueBicepsOptimal(2,:),'linewidth',2,'linestyle','-.','Color',[0.75 .75 0.75])
    plot(Time,TorqueActive(2,:),'linewidth',2,'linestyle','-','color','r')
    hold off
    grid on
    set(gca,'FontWeight','bold','FontSize',12,'FontName','mwa_cmb10');
    ylabel('u_2 (N.m)','FontWeight','bold','FontSize',14,'FontName','mwa_cmb10');
    Llg=legend('u_r_2','u_m_2','u_b_1','u_b_2','u_a_2');
    set(Llg,'orientation','horizontal')
    xlim([Time(1) Time(end)])
    subplot(3,1,3)
    plot(Time,TorqueDesQ3,'linewidth',2,'linestyle','-','color','b')
    hold on
    plot(Time,TorqueMonoOptimal(3,:),'linewidth',2,'linestyle','-.','color','g')
    plot(Time,TorqueBicepsOptimal(2,:),'linewidth',2,'linestyle','-.','Color',[0.75 .75 0.75])
    plot(Time,TorqueActive(3,:),'linewidth',2,'linestyle','-','color','r')
    hold off
    grid on
    set(gca,'FontWeight','bold','FontSize',12,'FontName','mwa_cmb10');
    ylabel('u_2 (N.m)','FontWeight','bold','FontSize',14,'FontName','mwa_cmb10');
    Llg=legend('u_r_3','u_m_3','u_b_2','u_a_3');
    set(Llg,'orientation','horizontal')
    xlim([Time(1) Time(end)])
    
%  toc
 
 

%% Optimization ????

Degree=[nn rQ rM rB];
Initial=[Alpha_Q1 Alpha_Q2 Alpha_Q3];
% % 
%  Initial2=Initial;
%  Initial=x;

% WeightMatrix
% Weight=[ 10 1 1]';

% dynamic parameters
mL1=m;
mL2=m;
mL3=m;
LL1=L;
LL2=L;
LL3=L;

tic
MaxFunEvals_Data=5000*(rQ);
MaxIter_Data=1000;
TolFun_Data=1e-9;
TolX_Data=1e-9;
TolCon_Data=1e-7;
Algorithm='sqp';
Algorithm='interior-point';
Rand=5000*1e-6;
NewInit=Initial+Rand*(randn(1,3*(rQ+length(rQ))));

CostFun   = @(Alpha)CF3b_TorqueCost(Alpha,Time,Degree,Tres,Weight,Landa,SampleRate,g,mL1,mL2,mL3,LL1,LL2,LL3);
NonConstr = @(Alpha)CF3b_NonLinearConstraint(Alpha,Time,Tres,Degree,L,XEF,YEF,g,mL1,mL2,mL3,LL1,LL2,LL3);


[x,fval,exitflag,output,lambda,grad,hessian] = ...
    Op_FmisCon_SQP(CostFun,NonConstr,NewInit,MaxFunEvals_Data,MaxIter_Data,TolFun_Data,TolX_Data,TolCon_Data,Algorithm);



%% Scale and shift profile for schmit model

ThetaS=[];
ThetaStep=[];
tau=[];

for Joint=1:3

    ThetaStep{Joint}=( (max(Q_Opt(Joint, 1: floor(size(Q_Opt,2))))  - min(Q_Opt(Joint, 1: floor(size(Q_Opt,2))))) / (floor(size(Q_Opt,2)/2)));
    thetaS=min(Q_Opt(Joint, 1: floor(size(Q_Opt,2)))) :ThetaStep{Joint}:max(Q_Opt(Joint, 1: floor(size(Q_Opt,2))));
    thetaScale=thetaS-(min(thetaS)+(max(thetaS)-min(thetaS))/2)+pi/2;
    ThetaS{Joint}=thetaScale;
    

    tau{Joint}=polyval(BetaOptimal_Opt((rM+1)*(Joint-1)+1: (Joint)*(rM+1)),thetaS);    
    

    figure('name',['Joint ', num2str( Joint)])
        subplot(2,1,1)
        plot(rad2deg( ThetaS{Joint}),tau{Joint})
        xlabel('ThetaS')
        ylabel('tau')
        grid on

        subplot(2,1,2)
        plot(ThetaS{Joint}(1:end-1),diff(tau{Joint})./diff(ThetaS{Joint}))
        xlabel('ThetaS')
        ylabel('Dtau')
        grid on
        
end

%%
% ParamA={[10000,0.02,.1,.14];
%         [10000,0.02,.1,.14];
%         [10000,0.02,.1,.14]};
ParamA={[10000,0.02,.1,.14];
        [10000,0.02,.1,.14];
        [10000,0.02,.1,.14]};
    
for Joint=1:3
    K=ParamA{Joint}(1);
    R=ParamA{Joint}(2);
    l0=ParamA{Joint}(3);
    l0de=ParamA{Joint}(4);

    run('../../NonLinearSpring/RunMe');
end
%% Ga for find best Param
% 
% k0=2000;
% R0=1;
% q00=1;
% 
% nvars=3;
% lb=[50 5e-2 5e-2];
% PopInitRange=[lb; k0 R0 q00];
% PopulationSize=200;
% InitialPopulation=[k0*rand(PopulationSize,1) R0*rand(PopulationSize,1) q00*rand(PopulationSize,1)];
% 
% ParamA=[];
% for Joint=1:nn
%     disp(['Joint:',num2str(Joint)])
%     CostParam=@(Param)GA_CostParamNonLinearSpring(Param,ThetaStepscale{Joint},ThetaShiftScale{Joint},tauShiftScale{Joint});
% %     CostParam=@(Param)GA_CostParamNonLinearSpring(Param,ThetaStepMain{Joint},ThetaShiftMain{Joint},tauShiftScale{Joint});
% 
%     [ParamA{Joint},fval,exitflag,output,population,score] = ...
%         GA_FminCost(CostParam,nvars,lb,PopInitRange,PopulationSize,InitialPopulation);
%     disp(output.message)
% end
% %%
% % ParamA=[kg+600,Rg-.85,qg0+.25]
% for Joint=1:nn
%     k=ParamA{Joint}(1)*max(tauShiftMain{Joint});
%     R=ParamA{Joint}(2)*2;
%     q0=ParamA{Joint}(3);
% 
%     NonLinearSpring(ThetaStepscale{Joint},ThetaShiftScale{Joint},tauShiftScale{Joint}*max(tauShiftMain{Joint}),k,R,q0,.1,['Joint ',num2str(Joint)])
%     % NonLinearSpring(ThetaStep,ThetaS,tauShift,k,R,q0,.1)
% end
%% Control

InitState=([ Q_Opt(1:3,1)' , D1Q_Opt(1:3,1)', 0 0]);
Pos  =[[XEF   ,XEF(2:end)]   ;[YEF   ,YEF(2:end)]   ];
% DPos =[[DXEF  ,DXEF(2:end)]  ;[DYEF  ,DYEF(2:end)]  ];
% D2Pos=[[D2XEF ,D2XEF(2:end)] ;[D2YEF ,D2YEF(2:end)] ];
Time2=[Time , Time(2:end)+Time(end)];
% TorqueFF=[TorqueDesire_Opt,TorqueDesire_Opt(:,2:end)];
TorqueFF=[TorqueActive_Opt,TorqueActive_Opt(:,2:end)];
Qref=[Q_Opt, Q_Opt(:,2:end)];
DQref=[D1Q_Opt, D1Q_Opt(:,2:end)];
Mid=ceil(length(Time2)/1);

Kp=1*4000;
Kd=1*400;
Kp=1*20000000;
Kd=1*400000;


OdeOpt= odeset('RelTol',1e-4,'AbsTol',1e-4,'maxstep',1e-2,...
               'OutputFcn',@(t,Y,flag)TorqueCalculatorControlBi(t,Y,flag,g,L,m,Qref,DQref,Time2,Kp,Kd,x,rM,rB));
[T,Q_ode] =...
    ode15s(@(t,Y)SirDynBi(t,Y,g,L,m,Qref,DQref,Time2,Kp,Kd,x,rM,0),...
            Time2,InitState,OdeOpt);

QO1=Q_ode(:,1)';
QO2=Q_ode(:,2)';
QO3=Q_ode(:,3)';
RPosODE=L*[cos(QO1)+cos(QO1+QO2)+cos(QO1+QO2+QO3);
        sin(QO1)+sin(QO1+QO2)+sin(QO1+QO2+QO3)];

% EnergyABS_Ode=Q_ode(end,end-1)
% EnergyACT_Ode=Q_ode(end,end)

Torque_Ode=TorqueCalculatorControlBi([],[],'done');
TorqueActive_Ode=Torque_Ode(1:3,:);
TorquePassiveUni_Ode=Torque_Ode(4:6,:);
TorquePassiveBi_Ode=Torque_Ode(7:9,:);

EnergyABS=sum(sum(abs((TorqueActive_Ode+TorquePassiveUni_Ode+TorquePa)'.*Q_ode(:,4:6)),2))*Tres;
EnergyACT=sum(sum(abs(TorqueActive_Ode'.*Q_ode(:,4:6)),2))*Tres;
disp(['Perfect: ',num2str(sum(IntAbsUdqDesire_Opt)*2),'  ,  ',num2str( IntAbsUdqActive_Opt*2)]);
disp(['PID:     ',num2str(EnergyABS),'  ,  ',num2str( EnergyACT)]);
disp(['Initial: ',num2str(sum(IntAbsUdqDesire_X0)*2),'  ,  ',num2str( IntAbsUdqActive_X0*2)]);

%%
figure
    plot(Time2,rad2deg(Qref(1,:)-Q_ode(:,1)'),'linewidth',2,'color','r')
    hold on
    plot(Time2,rad2deg(Qref(2,:)-Q_ode(:,2)'),'linewidth',2,'color','b')
    plot(Time2,rad2deg(Qref(3,:)-Q_ode(:,3)'),'linewidth',2,'color','g')
    set(gca,'fontsize',14,'YMinorGrid','on')    
    grid on
    xlabel('Time (s)','FontWeight','bold','FontSize',14,'FontName','mwa_cmb10')
    ylabel('Tracking Error (deg)','FontWeight','bold','FontSize',14,'FontName','mwa_cmb10')
    Le1=legend('e_1','e_2','e_3');
    set(Le1,'FontSize',12,'Orientation','horizontal')
    



figure
subplot(3,1,1)
    plot(Time2,Qref(1,:),'linewidth',2,'linestyle','--','color','r')
    hold on
    plot(Time2,Q_ode(:,1),'linewidth',2,'linestyle','--','color','b')
    legend('{q_1}^*','q_r')
   
subplot(3,1,2)
    plot(Time2,Qref(2,:))
    hold all
    plot(Time2,Q_ode(:,2))

subplot(3,1,3)
    plot(Time2,Qref(3,:))
    hold all
    plot(Time2,Q_ode(:,3))

figure
plot(Pos(1,:),Pos(2,:),'linewidth',4,'linestyle','-','color','b')
hold on
plot(RPosODE(1,1:Mid),RPosODE(2,1:Mid),'linewidth',3,'linestyle','--','color','r')
plot(RPosODE(1,Mid:end),RPosODE(2,Mid:end),'linewidth',2,'linestyle','--','color','g')
xlabel('x')
ylabel('y')
hold off
% axis equal
legend('Desired','dynamic path planing')

figure
subplot(3,1,1)
    plot(Time2,TorqueFF(1,:),'linewidth',2,'linestyle','--','color','r')
    hold on
    plot(Time2,TorqueActive_Ode(1,:),'linewidth',2,'linestyle','-','color','b')
    grid on
    set(gca,'fontsize',14,'YMinorGrid','on')
    LL1=legend('Ideal Controller','PD Controller');
    set(LL1,'FontSize',12,'Orientation','horizontal')
    ylabel('{ua}_1 (N.m)','FontWeight','bold','FontSize',14,'FontName','mwa_cmb10')
    title('Actuator Torque')
    
    
subplot(3,1,2)
    plot(Time2,TorqueFF(2,:),'linewidth',2,'linestyle','--','color','r')
    hold on
    plot(Time2,TorqueActive_Ode(2,:),'linewidth',2,'linestyle','-','color','b')
    grid on
    set(gca,'fontsize',14,'YMinorGrid','on')
    LL2=legend('Ideal Controller','PD Controller');
    ylabel('{ua}_2 (N.m)','FontWeight','bold','FontSize',14,'FontName','mwa_cmb10')
    set(LL2,'FontSize',12,'Orientation','horizontal')
%    title('Actuator Torque')
    
subplot(3,1,3)
    plot(Time2,TorqueFF(3,:),'linewidth',2,'linestyle','--','color','r')
    hold on
    plot(Time2,TorqueActive_Ode(3,:),'linewidth',2,'linestyle','-','color','b')
    grid on
    set(gca,'fontsize',14,'YMinorGrid','on')
    LL3=legend('Ideal Controller','PD Controller');
    set(LL3,'FontSize',12,'Orientation','horizontal')
    ylabel('{ua}_3 (N.m)','FontWeight','bold','FontSize',14,'FontName','mwa_cmb10')
%     title('Actuator Torque')
    xlabel('Time (S)','FontWeight','bold','FontSize',14,'FontName','mwa_cmb10')
    
